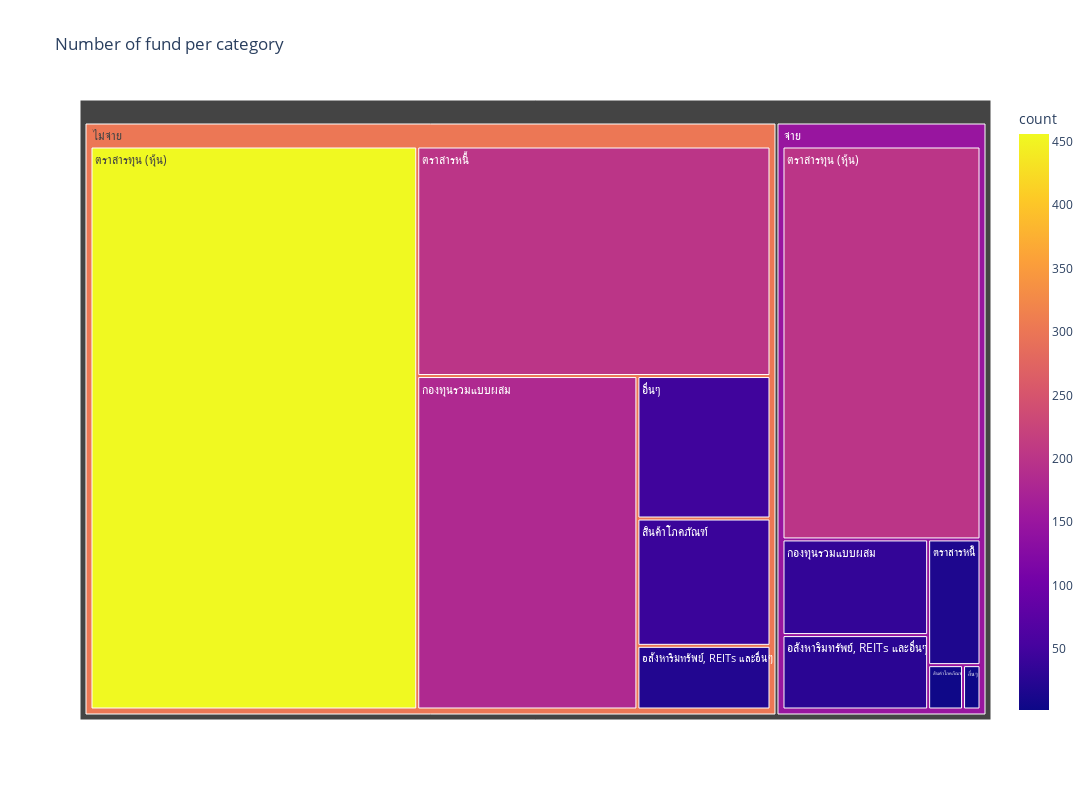

The code cell stored with this chart in its notebook:
### Code cell
by = ['dividend_policy','aimc_broad_category_name_th']
df = fund_df.groupby(by).agg(count=('fund_id', 'count')).reset_index()
px.treemap(df,
            path=by,
            values='count', 
            color='count', 
            labels='count', 
            width=1200, 
            height=800,
            title='Number of fund per category'
        )

### Figure 1 — Plotly figure (JSON) as saved in the notebook; plotly's stock layout.template omitted (floating-point values rounded to 4 significant figures)
{"data": [{"branchvalues": "total", "customdata": [[36], [182], [201], [456], [17], [201], [4], [42], [28], [21], [2], [47], [148.6], [301.2]], "domain": {"x": [0, 1], "y": [0, 1]}, "hovertemplate": "labels=%{label}<br>count_sum=%{value}<br>parent=%{parent}<br>id=%{id}<br>count=%{color}<extra></extra>", "ids": ["จ่าย/กองทุนรวมแบบผสม", "ไม่จ่าย/กองทุนรวมแบบผสม", "จ่าย/ตราสารทุน (หุ้น)", "ไม่จ่าย/ตราสารทุน (หุ้น)", "จ่าย/ตราสารหนี้", "ไม่จ่าย/ตราสารหนี้", "จ่าย/สินค้าโภคภัณฑ์", "ไม่จ่าย/สินค้าโภคภัณฑ์", "จ่าย/อสังหาริมทรัพย์, REITs และอื่นๆ", "ไม่จ่าย/อสังหาริมทรัพย์, REITs และอื่นๆ", "จ่าย/อื่นๆ", "ไม่จ่าย/อื่นๆ", "จ่าย", "ไม่จ่าย"], "labels": ["กองทุนรวมแบบผสม", "กองทุนรวมแบบผสม", "ตราสารทุน (หุ้น)", "ตราสารทุน (หุ้น)", "ตราสารหนี้", "ตราสารหนี้", "สินค้าโภคภัณฑ์", "สินค้าโภคภัณฑ์", "อสังหาริมทรัพย์, REITs และอื่นๆ", "อสังหาริมทรัพย์, REITs และอื่นๆ", "อื่นๆ", "อื่นๆ", "จ่าย", "ไม่จ่าย"], "marker": {"coloraxis": "coloraxis", "colors": [36, 182, 201, 456, 17, 201, 4, 42, 28, 21, 2, 47, 148.6, 301.2]}, "name": "", "parents": ["จ่าย", "ไม่จ่าย", "จ่าย", "ไม่จ่าย", "จ่าย", "ไม่จ่าย", "จ่าย", "ไม่จ่าย", "จ่าย", "ไม่จ่าย", "จ่าย", "ไม่จ่าย", "", ""], "type": "treemap", "values": [36, 182, 201, 456, 17, 201, 4, 42, 28, 21, 2, 47, 288, 949]}], "layout": {"coloraxis": {"colorbar": {"title": {"text": "count"}}, "colorscale": [[0, "#0d0887"], [0.1111, "#46039f"], [0.2222, "#7201a8"], [0.3333, "#9c179e"], [0.4444, "#bd3786"], [0.5556, "#d8576b"], [0.6667, "#ed7953"], [0.7778, "#fb9f3a"], [0.8889, "#fdca26"], [1, "#f0f921"]]}, "height": 800, "legend": {"tracegroupgap": 0}, "title": {"text": "Number of fund per category"}, "width": 1200}}
